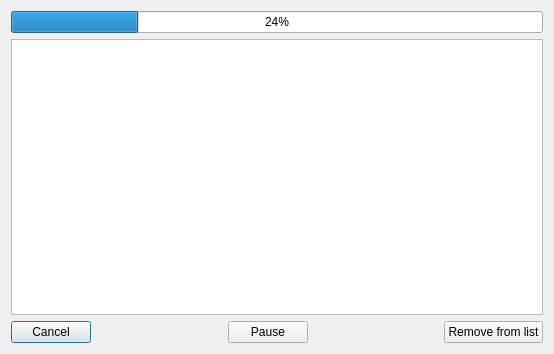
<?xml version="1.0" encoding="UTF-8"?>
<ui version="4.0">
 <class>Dialog</class>
 <widget class="QDialog" name="Dialog">
  <property name="geometry">
   <rect>
    <x>0</x>
    <y>0</y>
    <width>554</width>
    <height>354</height>
   </rect>
  </property>
  <property name="sizePolicy">
   <sizepolicy hsizetype="Expanding" vsizetype="Expanding">
    <horstretch>0</horstretch>
    <verstretch>0</verstretch>
   </sizepolicy>
  </property>
  <property name="windowTitle">
   <string>Dialog</string>
  </property>
  <layout class="QGridLayout" name="gridLayout_2">
   <item row="0" column="0">
    <layout class="QVBoxLayout" name="verticalLayout">
     <item>
      <widget class="QProgressBar" name="progressBar">
       <property name="value">
        <number>24</number>
       </property>
       <property name="alignment">
        <set>Qt::AlignCenter</set>
       </property>
      </widget>
     </item>
     <item>
      <widget class="QTableWidget" name="tableWidget"/>
     </item>
     <item>
      <layout class="QHBoxLayout" name="horizontalLayout">
       <item>
        <widget class="QPushButton" name="pushButton">
         <property name="text">
          <string>Cancel</string>
         </property>
        </widget>
       </item>
       <item>
        <spacer name="horizontalSpacer">
         <property name="orientation">
          <enum>Qt::Horizontal</enum>
         </property>
         <property name="sizeHint" stdset="0">
          <size>
           <width>40</width>
           <height>20</height>
          </size>
         </property>
        </spacer>
       </item>
       <item>
        <widget class="QPushButton" name="pushButton_3">
         <property name="text">
          <string>Pause</string>
         </property>
        </widget>
       </item>
       <item>
        <spacer name="horizontalSpacer_2">
         <property name="orientation">
          <enum>Qt::Horizontal</enum>
         </property>
         <property name="sizeHint" stdset="0">
          <size>
           <width>40</width>
           <height>20</height>
          </size>
         </property>
        </spacer>
       </item>
       <item>
        <widget class="QPushButton" name="pushButton_2">
         <property name="text">
          <string>Remove from list</string>
         </property>
        </widget>
       </item>
      </layout>
     </item>
    </layout>
   </item>
  </layout>
 </widget>
 <resources/>
 <connections/>
</ui>
